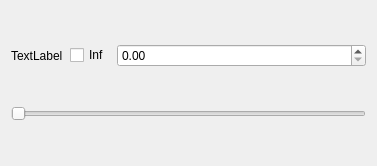
<?xml version="1.0" encoding="UTF-8"?>
<ui version="4.0">
 <class>OneParamWidgetUi</class>
 <widget class="QWidget" name="OneParamWidgetUi">
  <property name="geometry">
   <rect>
    <x>0</x>
    <y>0</y>
    <width>377</width>
    <height>166</height>
   </rect>
  </property>
  <property name="sizePolicy">
   <sizepolicy hsizetype="Expanding" vsizetype="Maximum">
    <horstretch>0</horstretch>
    <verstretch>0</verstretch>
   </sizepolicy>
  </property>
  <property name="windowTitle">
   <string>Form</string>
  </property>
  <layout class="QVBoxLayout" name="verticalLayout">
   <item>
    <layout class="QHBoxLayout" name="horizontalLayout">
     <property name="spacing">
      <number>7</number>
     </property>
     <item>
      <widget class="QLabel" name="label">
       <property name="text">
        <string>TextLabel</string>
       </property>
       <property name="margin">
        <number>7</number>
       </property>
      </widget>
     </item>
     <item>
      <widget class="QCheckBox" name="infinityBox">
       <property name="text">
        <string>Inf</string>
       </property>
      </widget>
     </item>
     <item>
      <widget class="QDoubleSpinBox" name="spinBox">
       <property name="sizePolicy">
        <sizepolicy hsizetype="Expanding" vsizetype="Fixed">
         <horstretch>0</horstretch>
         <verstretch>0</verstretch>
        </sizepolicy>
       </property>
      </widget>
     </item>
    </layout>
   </item>
   <item>
    <widget class="QSlider" name="slider">
     <property name="orientation">
      <enum>Qt::Horizontal</enum>
     </property>
     <property name="invertedAppearance">
      <bool>false</bool>
     </property>
     <property name="invertedControls">
      <bool>false</bool>
     </property>
    </widget>
   </item>
  </layout>
 </widget>
 <resources/>
 <connections>
  <connection>
   <sender>infinityBox</sender>
   <signal>toggled(bool)</signal>
   <receiver>spinBox</receiver>
   <slot>setDisabled(bool)</slot>
   <hints>
    <hint type="sourcelabel">
     <x>124</x>
     <y>53</y>
    </hint>
    <hint type="destinationlabel">
     <x>165</x>
     <y>52</y>
    </hint>
   </hints>
  </connection>
  <connection>
   <sender>infinityBox</sender>
   <signal>toggled(bool)</signal>
   <receiver>slider</receiver>
   <slot>setDisabled(bool)</slot>
   <hints>
    <hint type="sourcelabel">
     <x>113</x>
     <y>53</y>
    </hint>
    <hint type="destinationlabel">
     <x>112</x>
     <y>122</y>
    </hint>
   </hints>
  </connection>
 </connections>
</ui>
